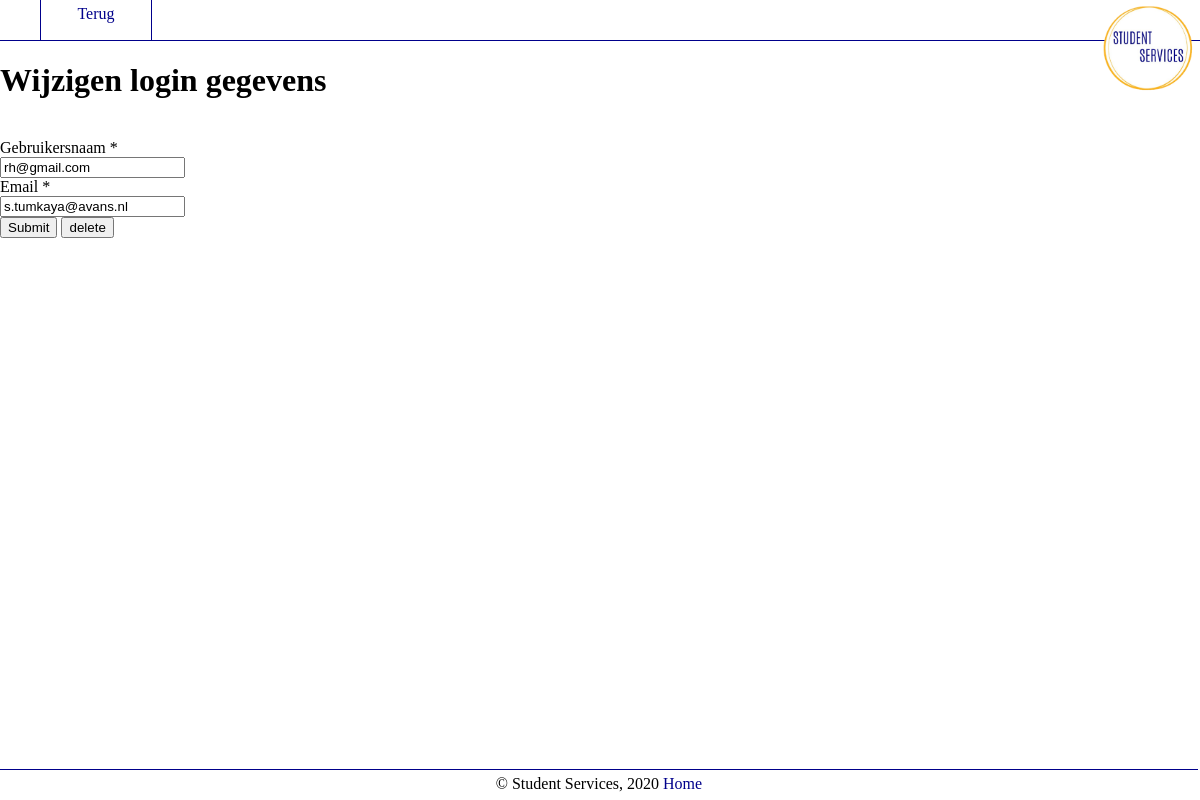
Before: /View/Gebruiker/Edit.php?ID=1001 with the older database file.
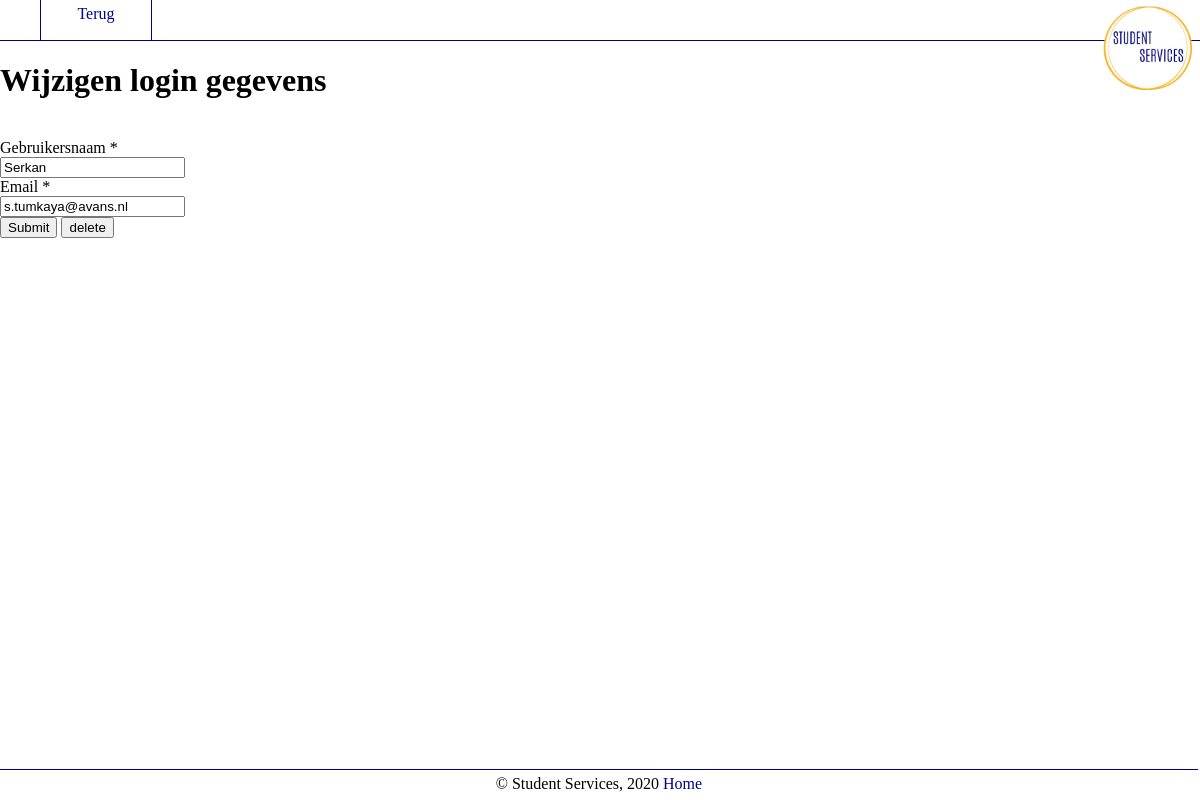
After: the same page with the newer database file.
### tables this page shows
CREATE TABLE GEBRUIKER(
GebruikerID int NOT NULL PRIMARY KEY AUTO_INCREMENT,
Gebruikersnaam varchar(50) NOT NULL UNIQUE,
Wachtwoord varchar(90) NOT NULL,
Email varchar(50) NOT NULL
);

### BaseClass/Gebruiker.php (called while the page is built, shortened)
<?php
class Gebruiker
{
    private string $Gebruikersnaam;
    private string $Email;
    public function __construct(int $GebruikerID, string $Gebruikersnaam, string $Wachtwoord, string $Email){
        $this->Gebruikersnaam = $Gebruikersnaam;
        $this->Email          = $Email;
    }
    public function getGebruikersnaam(): string{
        return $this->Gebruikersnaam;
    }
    public function getEmail(): string{
        return $this->Email;
    }
}

### Controller/GebruikerController.php (called while the page is built, shortened)
<?php
require_once($_SERVER['DOCUMENT_ROOT'] . "/StudentServices/Model/GebruikerModel.php");
require_once($_SERVER['DOCUMENT_ROOT'] . "/StudentServices/BaseClass/Gebruiker.php");
class GebruikerController
{
    private GebruikerModel $gebruikermodel;
    public function __construct(){
        $this->gebruikermodel = new GebruikerModel();
    }
    function getById(int $id): gebruiker{
        $Gebruiker = $this->gebruikermodel->Get($id);
        return new Gebruiker(
            $Gebruiker['GebruikerID'],
            $Gebruiker['Gebruikersnaam'],"",
            $Gebruiker['Email']);
    }
}

### Includes/DB.php (called while the page is built, shortened)
<?php
class ConnectDB {
    private PDO $conn;
    public function __construct() {
        $servername = "127.0.0.1";
        $username = "SSimp";
        $password = "SSimp1234!";
        $database = "studentservices";
        try {
            $this->conn = new PDO("mysql:host=$servername;dbname=$database", $username, $password);
            $this->conn ->setAttribute(PDO::ATTR_ERRMODE, PDO::ERRMODE_EXCEPTION);
        }
        catch(PDOException $e)
        {
            echo "Connection failed: " . $e->getMessage();
        }
    }
    public function GetConnection() : PDO
    {
        return $this->conn;
    }
}
?>

### Model/GebruikerModel.php (called while the page is built, shortened)
<?php
require_once($_SERVER['DOCUMENT_ROOT'] . "/StudentServices/includes/DB.php");
class GebruikerModel
{
    private PDO $conn;
    public function __construct(){
        $this->ConnectDb = new ConnectDb();
        $this->conn      = $this->ConnectDb->GetConnection();
    }
    function get(int $ID){
        $sql = "SELECT GebruikerID,Gebruikersnaam,Email FROM Gebruiker WHERE GebruikerID =$ID";
        return $this->conn->query($sql)->fetch(PDO::FETCH_ASSOC);
    }
}

### View/Gebruiker/Edit.php (the view, shortened to what this page needs)
<?php
require_once ($_SERVER['DOCUMENT_ROOT']."/StudentServices/Controller/GebruikerController.php");
?>
<!DOCTYPE HTML>
<html lang="en">
<head>
    <link rel="stylesheet" href="/StudentServices/css/style.css">
</head>
</head>
<body>
<div class="header">
    <nav id="page-nav">
        <ul>
            <li>
                <a href="./View.php">Terug</a>
            </li>
        </ul>
    </nav>
         <a href="index.html"><img id="logo" src="/StudentServices/images/logotrans.png"/></a>
</div>
<div class="info">
<?php
if (isset($_GET["ID"]))
{
    $gebruikercontroller= new GebruikerController();
    $gebruiker= $gebruikercontroller->getById($_GET["ID"]);
}
if ( $_SESSION["CurrentGebruiker"] != null)
{
    $gebruiker = $_SESSION["CurrentGebruiker"];
}
$valueGebruikersnaam = "";
$valueEmail = "";
if (isset($_POST["Post"]))
{
    $valueGebruikersnaam =  $_SESSION["Gebruikersnaam"];
    $valueEmail=  $_SESSION["Email"];
}
else if (isset($_GET["ID"])) {
    $valueGebruikersnaam = $gebruiker->getGebruikersnaam();
    $valueEmail=   $gebruiker->getEmail();
}
else {
    $valueGebruikersnaam = $_POST["GebruikersNaam"];
    $valueEamil=  $_POST["Email"];
}
$form =  "<h1 > Wijzigen login gegevens</h1 ><br>
<form action = \"Edit.php\" method = \"post\" >
    <div class='gebruikerlabel'>Gebruikersnaam *</div>
        <div class='gebruikerinput'><input type = \"text\" name=\"GebruikersNaam\" value=\"" . $valueGebruikersnaam . "\"/>
        </div>
    <div class='gebruikerlabel'>Email *</div>
         <div class='gebruikerinput'><input type = \"text\" name=\"Email\" value=\"" . $valueEmail . "\"/></div>
       <input type=\"submit\" >
       <input type=\"submit\" value=\"delete\" name=\"delete\">
    </form >";
if (!isset($_POST["Delete"]) && isset($_GET["ID"]))
{
    echo $form;
}
?>
</div>
<div class="footer">
    <div>© Student Services, 2020
        <?php
        $GebrID = 1;
        echo "<a href=\"index.php?GebrID=$GebrID\">Home </a>";
        ?>
    </div>
</div>
</body>
</html>

Changed rows visible on the page:
changed gebruiker "s.tumkaya@avans.nl": GebruikersNaam "rh@gmail.com" → "Serkan"
